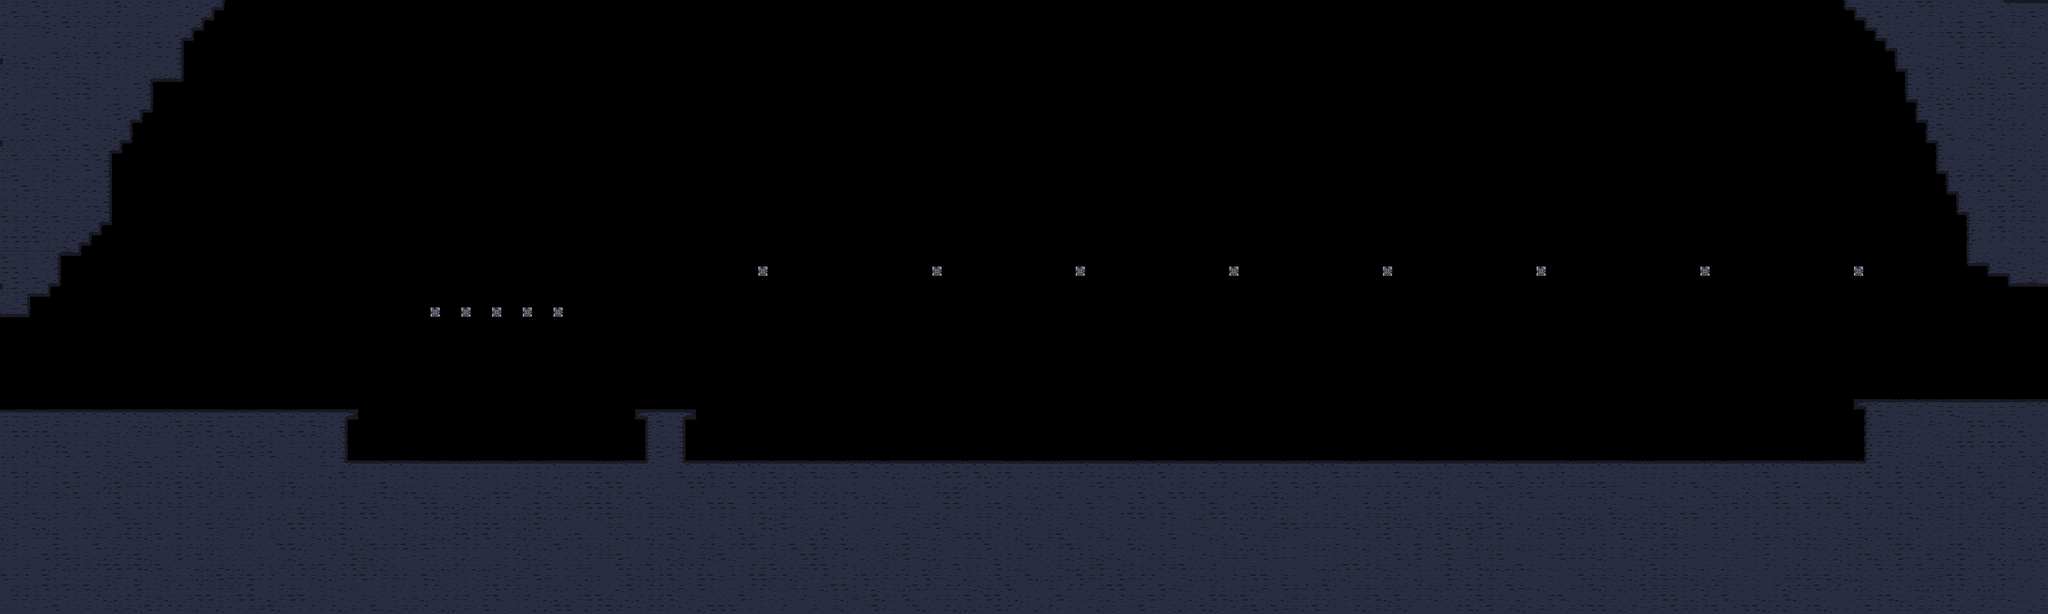

This game map was drawn from its Tiled (.tmx) file and the tilesets committed beside it. A one-line description and the trimmed map source follow:
An orthogonal 200x60 tile map with 16x16 px tiles, 2 tile layers (background_cave, terrain).

<map version="1.10" tiledversion="1.10.1" orientation="orthogonal" renderorder="right-down" width="200" height="60" tilewidth="16" tileheight="16" infinite="0" nextlayerid="3" nextobjectid="1">
 <editorsettings>
  <export target="../game/assets/data/levels/level_4/.csv" format="csv" />
 </editorsettings>
 <tileset firstgid="1" source="ALL.tsx" />
 <layer id="2" name="background_cave" width="200" height="60">
  <data>[12000 cells, 0 non-empty, 0 distinct tile ids]</data>
 </layer>
 <layer id="1" name="terrain" width="200" height="60">
  <data>[12000 cells, 4032 non-empty, 31 distinct tile ids]</data>
 </layer>
</map>
